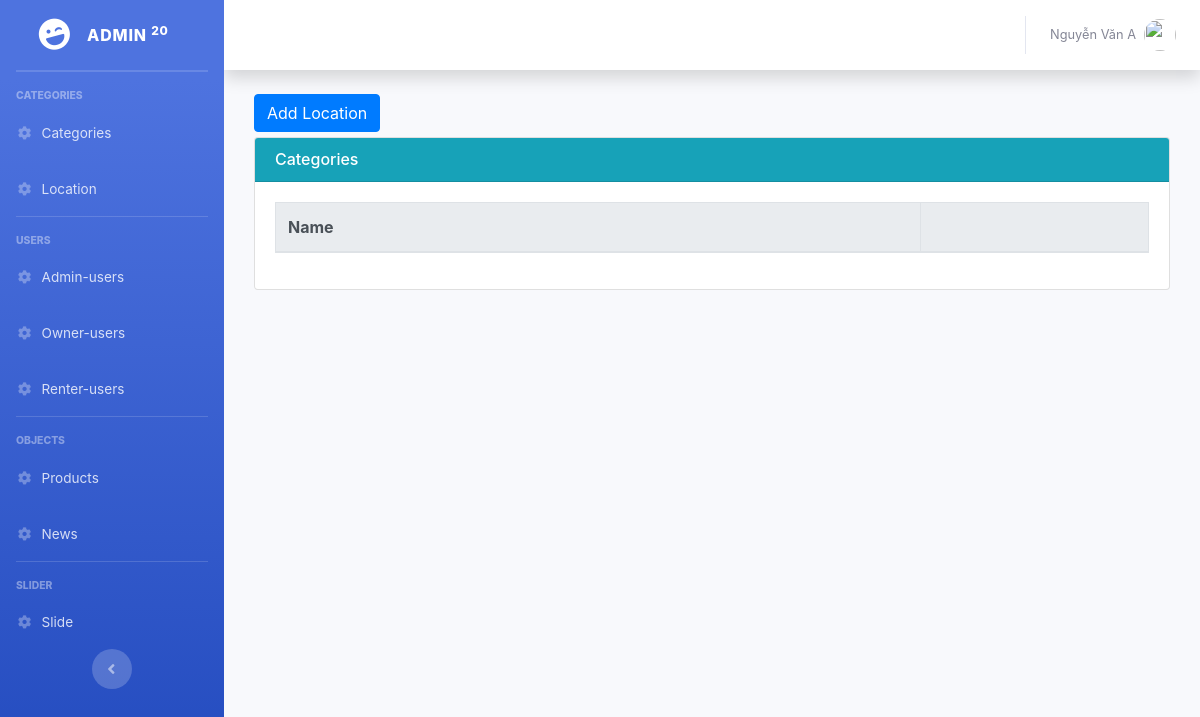
Before: /Backend/Admin/index.php?controller=location&action=read (signed in) with the older database file.
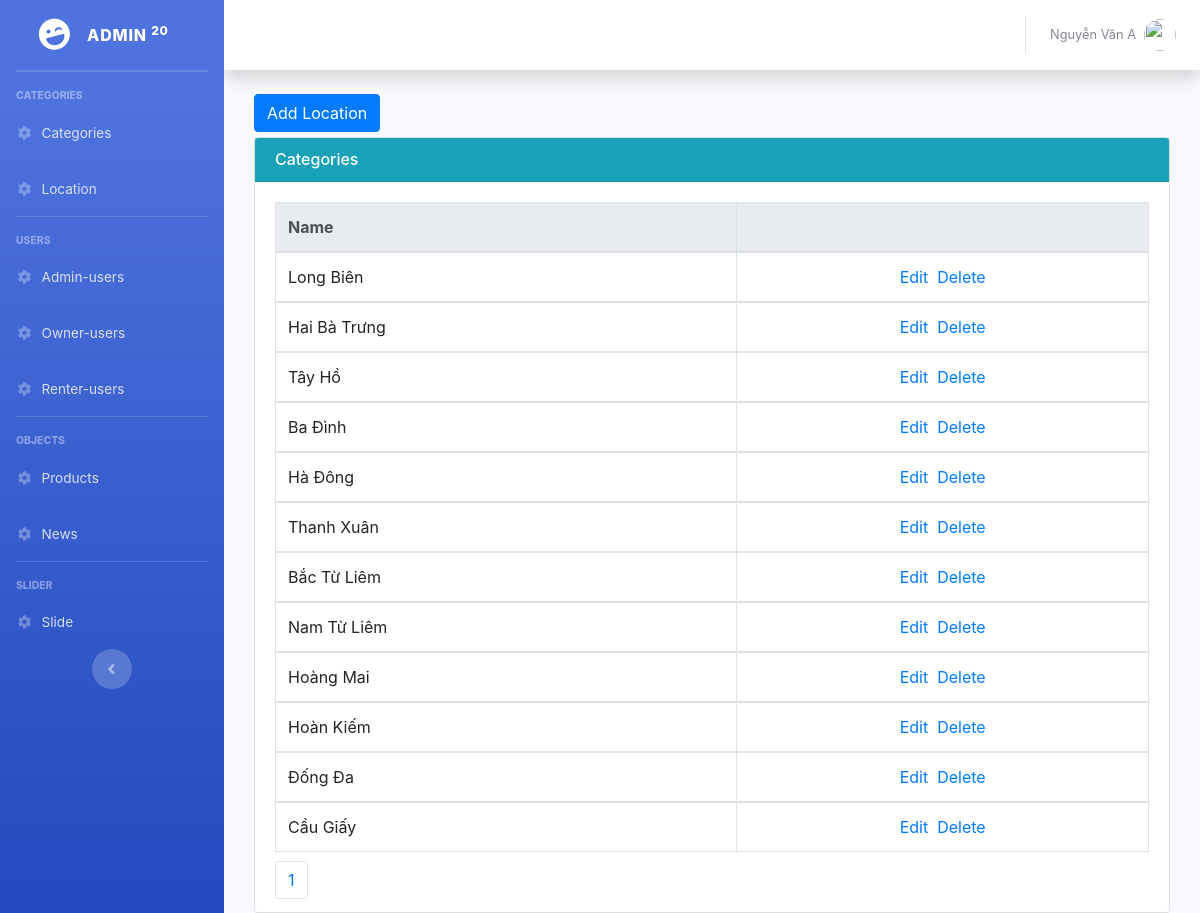
After: the same page with the newer database file.
### tables this page shows
CREATE TABLE `location` (
  `id` int(11) NOT NULL,
  `name` varchar(500) NOT NULL
);

### Backend/Admin/Controllers/LocationController.php (called while the page is built, shortened)
<?php
	include "Models/LocationModel.php";
	class LocationController extends LocationModel{
		public function read(){
			$recordPerPage = 15;
			$numPage = ceil($this->modelTotal()/$recordPerPage);
			$listRecord = $this->modelRead($recordPerPage);
			include "Views/LocationView.php";
		}
	}
 ?>

### Backend/Admin/Models/LocationModel.php (called while the page is built, shortened)
<?php
	class LocationModel{
		public function modelRead($recordPerPage){
			$total = $this->modelTotal();
			$numPage = ceil($total/$recordPerPage);
			$page = isset($_GET["p"]) && $_GET["p"] > 0 ? $_GET["p"]-1 : 0;
			$from = $page * $recordPerPage;
			$conn = Connection::getInstance();
			$query = $conn->query("select * from location order by id desc limit $from, $recordPerPage");
			return $query->fetchAll();
		}
		public function modelTotal(){
			$conn = Connection::getInstance();
			$query = $conn->query("select id from location order by id desc");
			return $query->rowCount();
		}
	}
 ?>

### Backend/Admin/Views/LocationView.php (the view, shortened to what this page needs)
<div class="col-md-12" >
    <div style="margin-bottom:5px;">
        <a href="index.php?controller=location&action=create" class="btn btn-primary">Add Location</a>
    </div>
    <div class="card card-primary">
        <h6 class="card-header bg-info" style="color: white">Categories</h6>
        <div class="card-body">
            <table class="table table-bordered">
              <thead class="thead-light">
                <tr>
                  <th scope="col">Name</th>
                  <th scope="col"></th>
                </tr>
              </thead>
              <?php foreach($listRecord as $rows): ?>
              <tbody>
                <tr>
                  <td><?php echo $rows->name; ?></td>
                  <td style="text-align:center;">
                      <a href="index.php?controller=location&action=update&id=<?php echo $rows->id; ?>">Edit</a>&nbsp;
                        <a href="index.php?controller=location&action=delete&id=<?php echo $rows->id; ?>" onclick="return window.confirm('Are you sure?');">Delete</a>
                  </td>
                </tr>
              </tbody>
              <?php endforeach; ?>
            </table>
            <ul class="pagination">
                <li class="page-item">
                    <?php for($i = 1; $i <= $numPage; $i++): ?>
                    <a href="index.php?controller=location&action=read&p=<?php echo $i; ?>" class="page-link"><?php echo $i; ?></a>
                    <?php endfor; ?>
                </li>
            </ul>
        </div>
    </div>
</div>

### Backend/Admin/index.php (shortened to what this page needs)
<?php
	$controller = isset($_GET["controller"]) ? $_GET["controller"] : "";
	$classController = $controller."Controller";
	$fileController = "Controllers/".ucfirst($controller)."Controller.php";
	if(!isset($_SESSION["email"])){
			include "Views/LayoutLoginView.php";
	}else{
		include "Views/LayoutView.php";
	}
?>

### Backend/Admin/Views/LayoutView.php (shortened to what this page needs)
<!DOCTYPE html>
<html lang="en">
<head>
  <link href="../../Assets/Backend/vendor/fontawesome-free/css/all.min.css" rel="stylesheet" type="text/css">
  <link href="../../Assets/Backend/css/sb-admin-2.min.css" rel="stylesheet">
  <link rel="stylesheet" href="../../Assets/Backend/css/bootstrap.min.css">
</head>
<body id="page-top">
  <div id="wrapper">
    <ul class="navbar-nav bg-gradient-primary sidebar sidebar-dark accordion" id="accordionSidebar">
      <a class="sidebar-brand d-flex align-items-center justify-content-center" href="index.html">
        <div class="sidebar-brand-icon rotate-n-15">
          <i class="fas fa-laugh-wink"></i>
        </div>
        <div class="sidebar-brand-text mx-3">Admin <sup>20</sup></div>
      </a>
      <hr class="sidebar-divider my-0">
      <hr class="sidebar-divider">
      <div class="sidebar-heading">
        Categories
      </div>
      <li class="nav-item">
        <a class="nav-link" href="index.php?controller=categories&action=read">
          <i class="fas fa-fw fa-cog"></i>
          <span>Categories</span></a>
      </li>
      <li class="nav-item">
        <a class="nav-link" href="index.php?controller=location&action=read">
          <i class="fas fa-fw fa-cog"></i>
          <span>Location</span></a>
      </li>
      <hr class="sidebar-divider">
      <div class="sidebar-heading">
        Users
      </div>
      <li class="nav-item">
        <a class="nav-link" href="index.php?controller=adminUsers&action=read">
          <i class="fas fa-fw fa-cog"></i>
          <span>Admin-users</span></a>
      </li>
      <li class="nav-item">
        <a class="nav-link" href="index.php?controller=ownerUsers&action=read">
          <i class="fas fa-fw fa-cog"></i>
          <span>Owner-users</span></a>
      </li>
      <li class="nav-item">
        <a class="nav-link" href="index.php?controller=renterUsers&action=read">
          <i class="fas fa-fw fa-cog"></i>
          <span>Renter-users</span></a>
      </li>
      <hr class="sidebar-divider d-none d-md-block">
      <div class="sidebar-heading">
        Objects
      </div>
      <li class="nav-item">
        <a class="nav-link" href="index.php?controller=products&action=read">
          <i class="fas fa-fw fa-cog"></i>
          <span>Products</span></a>
      </li>
      <li class="nav-item">
        <a class="nav-link" href="index.php?controller=news&action=read">
          <i class="fas fa-fw fa-cog"></i>
          <span>News</span></a>
      </li>
      <hr class="sidebar-divider d-none d-md-block">
      <div class="sidebar-heading">
        Slider
      </div>
      <li class="nav-item">
        <a class="nav-link" href="index.php?controller=slide&action=read">
          <i class="fas fa-fw fa-cog"></i>
          <span>Slide</span></a>
      </li>
      <div class="text-center d-none d-md-inline">
        <button class="rounded-circle border-0" id="sidebarToggle"></button>
      </div>
    </ul>
    <div id="content-wrapper" class="d-flex flex-column">
      <div id="content">
        <nav class="navbar navbar-expand navbar-light bg-white topbar mb-4 static-top shadow">
          <ul class="navbar-nav ml-auto">
            <li class="nav-item dropdown no-arrow">
              <a class="nav-link dropdown-toggle" href="#" id="userDropdown" role="button" data-toggle="dropdown" aria-haspopup="true" aria-expanded="false">
                <span class="mr-2 d-none d-lg-inline text-gray-600 small">
                  <?php echo $_SESSION["AdminName"]; ?>
                </span>
                <img class="img-profile rounded-circle" src="https://source.unsplash.com/QAB-WJcbgJk/60x60">
              </a>
            </li>
          </ul>
        </nav>
      <div class="container-fluid">
          <?php
            if(file_exists($fileController)){
                if(class_exists($classController)){
                    $obj= new $classController();
                    $obj->$action();
                }
            }
          ?>
      </div>
    </div>
  </div>
</body>
</html>

### Backend/Admin/Views/LocationView.php (style rules this page uses)
.pagination { padding:0px; margin:0px; }
.page-link { display: inline; }

Changed rows visible on the page:
added location: name "Long Biên"
added location: name "Hai Bà Trưng"
added location: name "Tây Hồ"
added location: name "Ba Đình"
added location: name "Hà Đông"
added location: name "Thanh Xuân"
added location: name "Bắc Từ Liêm"
added location: name "Nam Từ Liêm"
added location: name "Hoàng Mai"
added location: name "Hoàn Kiếm"
added location: name "Đống Đa"
added location: name "Cầu Giấy"
Other visible differences:
new list line: "1"
